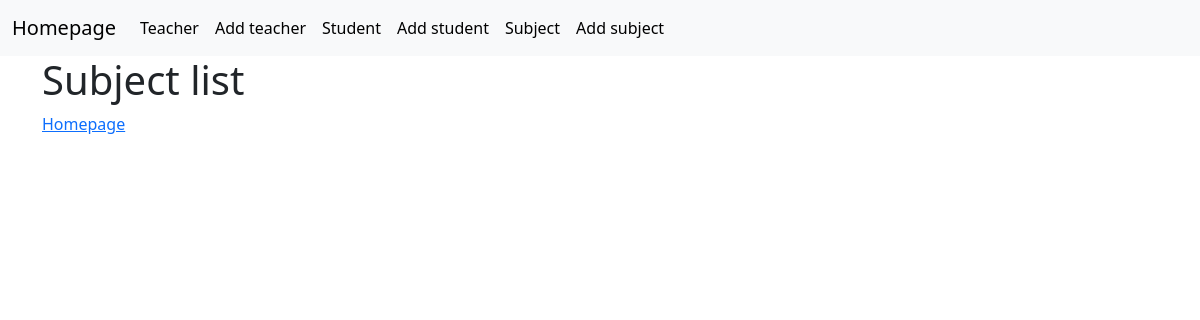
The page /first_app/subject_list/ on the database as committed earlier.
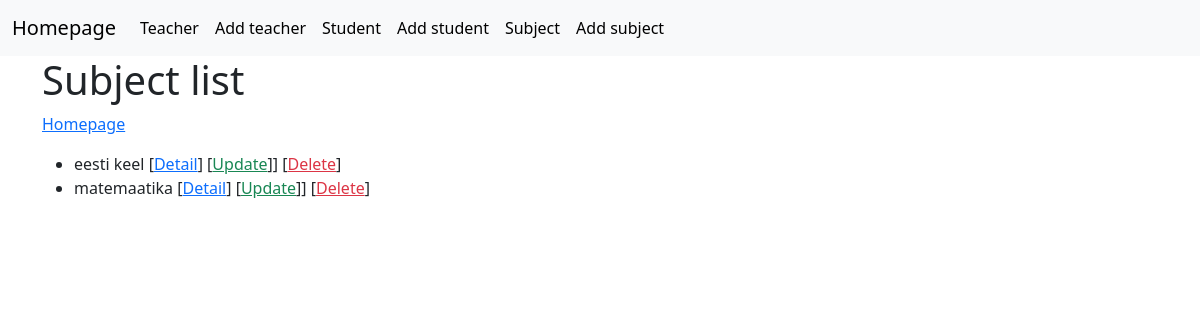
The same page on the database as committed later.
### first_app/models.py (models this page shows)
class Subject(models.Model):
    subject = models.CharField(max_length=100)
    def __str__(self):
        return f'{self.subject}'

### first_app/views.py (the view)
# urls.py: path('subject_list/', views.SubjectListView.as_view(), name='subject_list'),
class SubjectListView(ListView):
    model = Subject
    queryset = Subject.objects.order_by('subject')
    context_object_name = 'subjects'

### first_app/templates/first_app/subject_list.html (shortened to what this page needs)
{% extends 'base.html' %}
{% block content %}
    <h1>Subject list</h1>
    <a href="{% url 'first_app:home' %}">Homepage</a>
    <ul>
        {% for subject in object_list %}
            <li>
                {{ subject }}
                [<a href="/first_app/subject_detail/{{ subject.id }}">Detail</a>]
                [<a href="/first_app/subject_update/{{ subject.id }}" class="text-success">Update</a>]]
                [<a href="/first_app/subject_delete/{{ subject.id }}" class="text-danger">Delete</a>]
            </li>
        {% endfor %}
    </ul>
{% endblock %}

Rows that differ between the two databases and show on the page:
added Subject: subject "eesti keel"
added Subject: subject "matemaatika"
